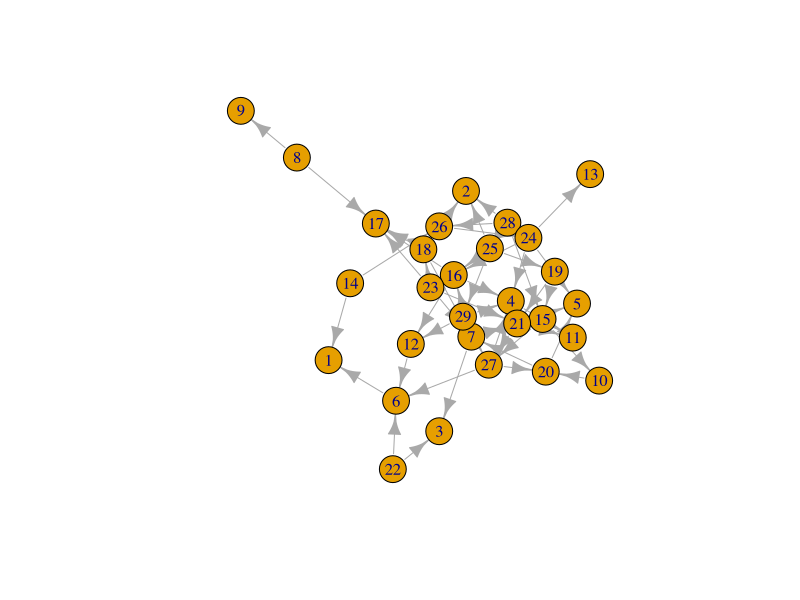
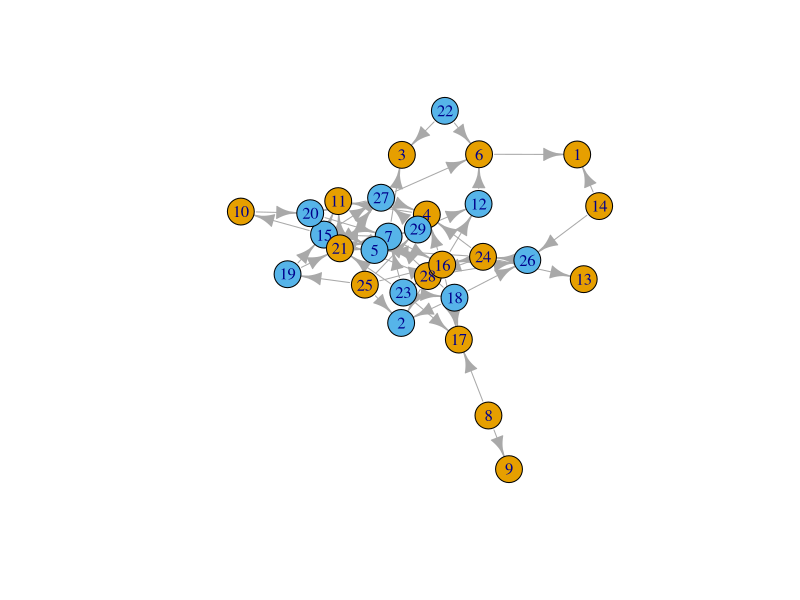
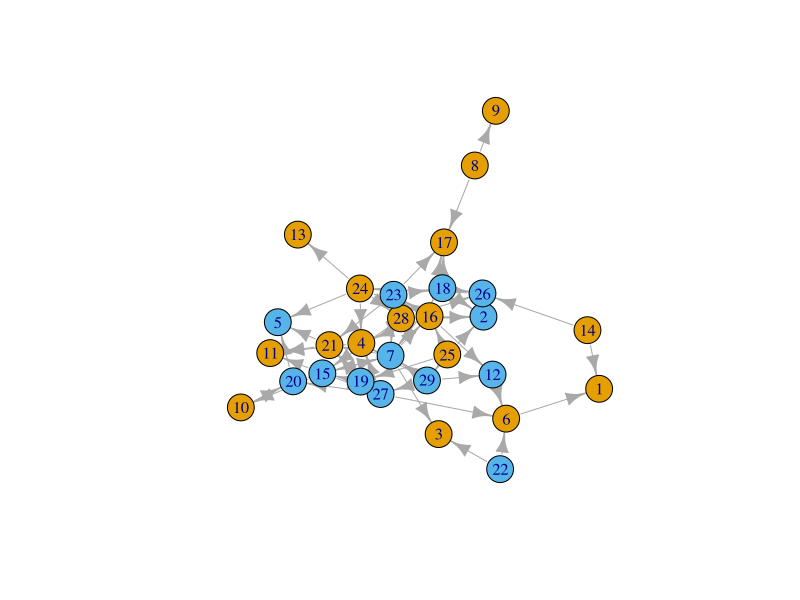
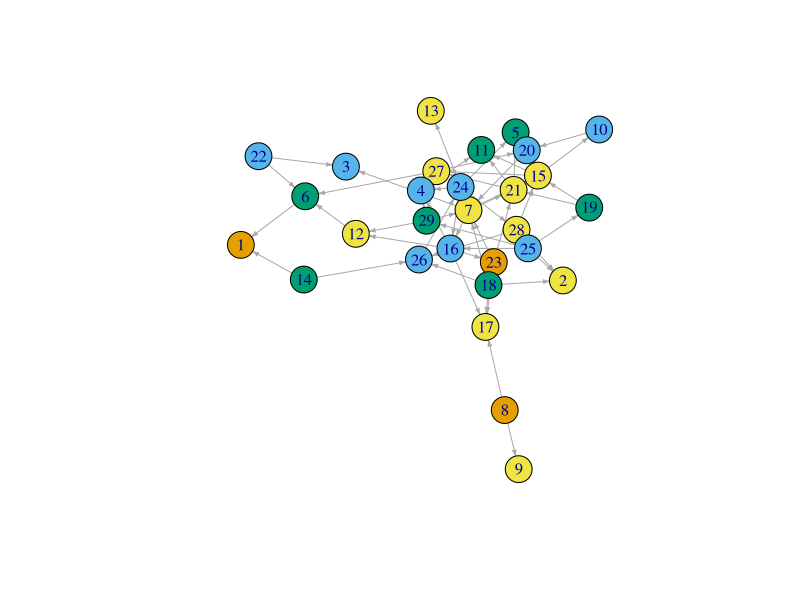

The R script that drew these images, in order:
## ---- chunk 1
install.packages("igraph")
library(igraph)

## ---- chunk 2
D1 <- read.csv("comment-data.csv", header = TRUE)
## ---- chunk 3
D1$comment.to <- as.factor(D1$comment.to)
D1$comment.from <- as.factor(D1$comment.from)
table(D1$comment.from)
table(D1$comment.to)
## ---- chunk 4
library(dplyr)

D2 <- select(D1, comment.to, comment.from) #select() chooses the columns
## ---- chunk 5

EDGE <- count(D2, comment.to, comment.from)

names(EDGE) <- c("to", "from", "count")

## ---- chunk 6
#First we will separate the commenters from our commentees
V.FROM <- select(D1, comment.from, from.gender, from.major)

#Now we will separate the commentees from our commenters
V.TO <- select(D1, comment.to, to.gender, to.major)

#Make sure that the from and to data frames have the same variables names
names(V.FROM) <- c("id", "gender.from", "major.from")
names(V.TO) <- c("id", "gender.to", "major.to")

#Make sure that the id variable in both dataframes has the same number of levels
lvls <- sort(union(levels(V.FROM$id), levels(V.TO$id)))

VERTEX <- full_join(mutate(V.FROM, id=factor(id, levels=lvls)),
    mutate(V.TO, id=factor(id, levels=lvls)), by = "id")

#Fill in missing gender and major values - ifelse() will convert factors to numerical values so convert to character
VERTEX$gender.from <- ifelse(is.na(VERTEX$gender.from) == TRUE, as.factor(as.character(VERTEX$gender.to)), as.factor(as.character(VERTEX$gender.from)))

VERTEX$major.from <- ifelse(is.na(VERTEX$major.from) == TRUE, as.factor(as.character(VERTEX$major.to)), as.factor(as.character(VERTEX$major.from)))

#Remove redundant gender and major variables
VERTEX <- select(VERTEX, id, gender.from, major.from)

#rename variables
names(VERTEX) <- c("id", "gender", "major")

#Remove all the repeats so that we just have a list of each student and their characteristics
VERTEX <- unique(VERTEX)

## ---- chunk 7
#Load the igraph package

library(igraph)

#First we will make an object that contains the graph information using our two dataframes EDGE and VERTEX. Notice that we have made "directed = TRUE" - our graph is directed since comments are being given from one student to another.

g <- graph.data.frame(EDGE, directed=TRUE, vertices=VERTEX)

#Now we can plot our graph using the force directed graphing technique - our old friend Fruchertman-Reingold!

plot(g,layout=layout.fruchterman.reingold)

#There are many ways to change the attributes of the graph to represent different characteristics of the newtork. For example, we can color the nodes according to gender.

plot(g,layout=layout.fruchterman.reingold, vertex.color=VERTEX$gender)

#We can change the thickness of the edge according to the number of times a particular student has sent another student a comment.

plot(g,layout=layout.fruchterman.reingold, vertex.color=VERTEX$gender, edge.width=EDGE$count)

## ---- chunk 8
plot(g,layout=layout.fruchterman.reingold, vertex.color=VERTEX$major, vertex.size=VERTEX$count, vertex.width=EDGE$count, edge.arrow.size=.3)

